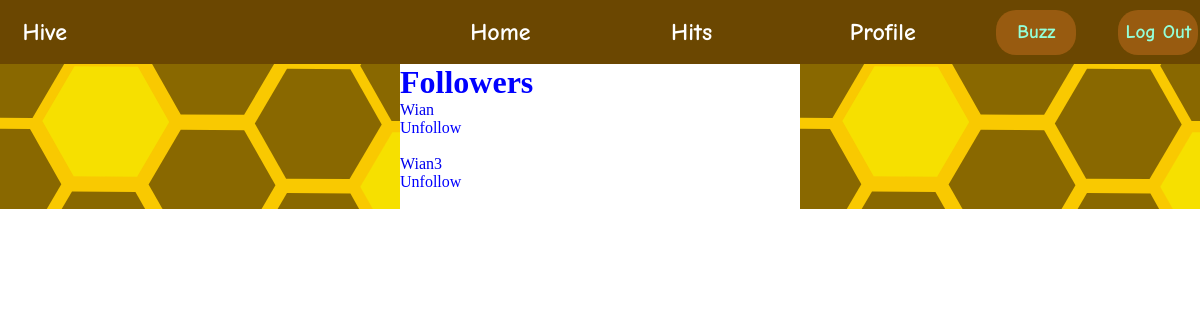
Before: /accounts/Wian3/followers/ (signed in) with the older database file.
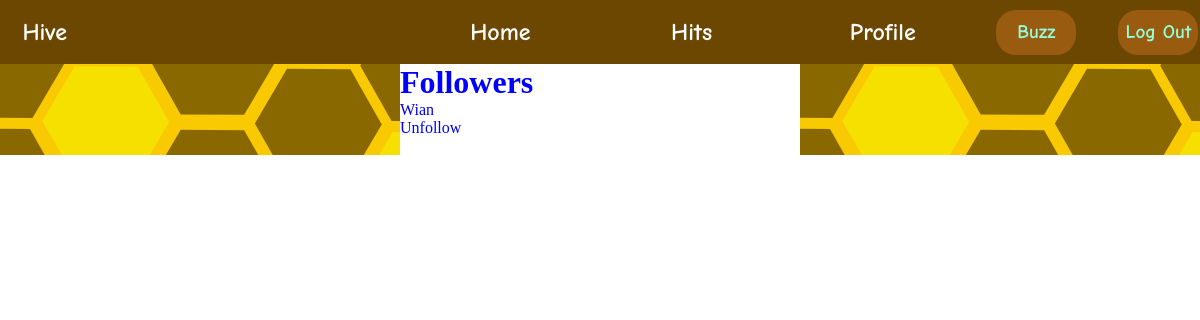
After: the same page with the newer database file.
### accounts/models.py (models this page shows, shortened)
class Follow(models.Model):
    follower = models.ForeignKey(User, related_name="follower_name", on_delete=models.CASCADE)
    following = models.ForeignKey(User, related_name="following_name", on_delete=models.CASCADE)

class User(auth.models.AbstractUser):
    profile_pic = models.ImageField(upload_to="profiles/", default="profiles/default_profile.jpeg")
    slug = models.SlugField(max_length=256)
    interests = models.TextField(blank=True)
    followers_amount = models.PositiveIntegerField(default=0)
    following_amount = models.PositiveIntegerField(default=0)
    chats = models.TextField(blank=True)
    chats_amount = models.PositiveIntegerField(default=0)

### accounts/views.py (the view, shortened to what this page needs)
# urls.py: path('<slug:slug>/followers/', views.UserFollowers.as_view(), name="followers"),
class UserFollowers(TemplateView):
    template_name = "UserFollowers.html"
    def get_context_data(self, **kwargs):
        context = super().get_context_data(**kwargs)
        context["current_user"] = self.request.user
        context["profile_user"] = User.objects.get(slug=kwargs["slug"])
        following_queryset = Follow.objects.filter(follower=self.request.user)
        context["following"] = []
        for follow in following_queryset:
            context["following"].append(follow.following)
        context["followers"] = Follow.objects.filter(following=self.request.user)
        return context

### accounts/templates/UserFollowers.html (shortened to what this page needs)
{% extends 'base.html' %}
{% block head_block %}
{% load static %}
{% endblock %}
{% block body_block %}
{% if current_user != profile_user %}
<h1>Oops! Looks like you've stumbled onto the wrong page. Make sure you've entered the correct URL.</h1>
{% else %}
<h1>Followers</h1>
{% for follow in followers %}
    <a href="{% url 'accounts:profile' follow.follower.slug %}">{{ follow.follower.username }}</a>
    {% if follow.follower in following %}
        <div class="follow" follow_user="{{ follow.follower.slug }}">Unfollow</div>
    {% else %}
        <div class="follow" follow_user="{{ follow.follower.slug }}">Follow</div>
    {% endif %}
    <br>
{% endfor %}
{% endif %}
{% endblock %}

### templates/base.html (shortened to what this page needs)
<!DOCTYPE html>
    <html lang="en">
    <head>
        {% load static %}
        <link rel="stylesheet" href="{% static 'css/base.css' %}">
    </head>
    <body>
        <nav class="navbar">
            <div id="brand"><a class="links" href="{% url 'home:home_page' %}">Hive</a></div>
            <div class="nav-div" id="home"><span class="links">Home</span></div>
            <div class="nav-div" id="leaderboard"><span class="links">Hits</span></div>
            {% if user.is_authenticated %}
            <div class="nav-div" id="profile"><span class="links">Profile</span></div>
            <div class="nav-btn"><a href="{% url 'posts:new_post' %}"><button class="button">Buzz</button></a></div>
            <div class="nav-btn"><a href="{% url 'accounts:logout' %}"><button class="button">Log Out</button></a></div>
            {% else %}
            <div class="nav-btn"><a href="{% url 'accounts:login' %}"><button class="button">Log In</button></a></div>
            <div class="nav-btn"><a href="{% url 'accounts:signup' %}"><button class="button">Sign Up</button></a></div>
            {% endif %}
        </nav>
        <div class="main-content">
            <div class="buffer"></div>
            <div class="middle-content">
            {% block body_block %}
            {% endblock %}
            </div>
            <div class="buffer"></div>
        </div>
    </body>
</html>

### static/css/base.css (style rules this page uses)
:root { --navbar-bg-color: #6b4701; --navbar-height: 64px; }
* { margin: 0; padding: 0; }
a { text-decoration: none; }
.navbar { background-color: var(--navbar-bg-color); height: var(--navbar-height); width:100vw; position: fixed; padding: 0 1.4rem; margin: 0 auto; display: flex; align-items: center; }
.links { font-family: 'Comic Neue Bold'; color: white; font-size: 1.5rem; }
#brand { flex: 2; }
.nav-div { flex: 1; height: 100%; display: flex; justify-content: center; align-items: center; }
.nav-btn { flex: 0.25; margin-left: 1.5%; margin-right: 1.5em; display: flex; align-items: center; }
.button { border: none; background-color: #985b10; color: #93FFD8; font-family: "Comic Neue Bold"; font-size: 1.2rem; height: 45px; width: 80px; border-radius: 20px; }
.main-content { display: flex; height: 100%; }
.buffer { background-image: url("images/background.svg"); flex: 1; }
.middle-content { background-color: white; color: blue; flex: 1; margin-top: var(--navbar-height); }

Changed rows visible on the page:
removed Follow: follower.username "Wian3"
